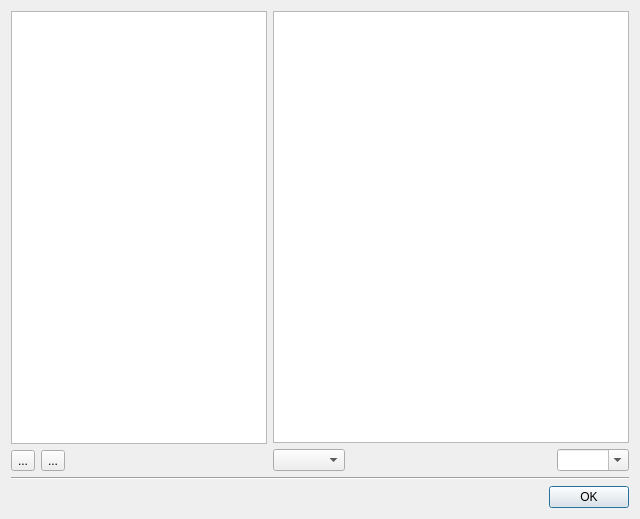
<?xml version="1.0" encoding="UTF-8"?>
<ui version="4.0">
 <class>TileMetaInfoDialog</class>
 <widget class="QDialog" name="TileMetaInfoDialog">
  <property name="geometry">
   <rect>
    <x>0</x>
    <y>0</y>
    <width>640</width>
    <height>519</height>
   </rect>
  </property>
  <property name="windowTitle">
   <string>Tile Meta-Info</string>
  </property>
  <layout class="QGridLayout" name="gridLayout">
   <item row="0" column="0">
    <layout class="QHBoxLayout" name="horizontalLayout_XXX" stretch="0,1">
     <item>
      <layout class="QVBoxLayout" name="tilesetLayout">
       <item>
        <widget class="QListWidget" name="tilesets">
         <property name="sizePolicy">
          <sizepolicy hsizetype="Fixed" vsizetype="Expanding">
           <horstretch>0</horstretch>
           <verstretch>0</verstretch>
          </sizepolicy>
         </property>
        </widget>
       </item>
       <item>
        <layout class="QHBoxLayout" name="horizontalLayout">
         <item>
          <widget class="QToolButton" name="addTileset">
           <property name="toolTip">
            <string>Add tilesets</string>
           </property>
           <property name="text">
            <string>...</string>
           </property>
           <property name="icon">
            <iconset resource="tiled.qrc">
             <normaloff>:/images/16x16/document-new.png</normaloff>:/images/16x16/document-new.png</iconset>
           </property>
          </widget>
         </item>
         <item>
          <widget class="QToolButton" name="removeTileset">
           <property name="toolTip">
            <string>Remove selected tileset</string>
           </property>
           <property name="text">
            <string>...</string>
           </property>
           <property name="icon">
            <iconset resource="tiled.qrc">
             <normaloff>:/images/16x16/edit-delete.png</normaloff>:/images/16x16/edit-delete.png</iconset>
           </property>
          </widget>
         </item>
         <item>
          <spacer name="horizontalSpacer">
           <property name="orientation">
            <enum>Qt::Horizontal</enum>
           </property>
           <property name="sizeHint" stdset="0">
            <size>
             <width>40</width>
             <height>20</height>
            </size>
           </property>
          </spacer>
         </item>
        </layout>
       </item>
      </layout>
     </item>
     <item>
      <layout class="QVBoxLayout" name="tilesLayout">
       <item>
        <widget class="Tiled::Internal::MixedTilesetView" name="tiles"/>
       </item>
       <item>
        <layout class="QHBoxLayout" name="horizontalLayout_3">
         <item>
          <widget class="QComboBox" name="enums"/>
         </item>
         <item>
          <spacer name="horizontalSpacer_2">
           <property name="orientation">
            <enum>Qt::Horizontal</enum>
           </property>
           <property name="sizeHint" stdset="0">
            <size>
             <width>40</width>
             <height>20</height>
            </size>
           </property>
          </spacer>
         </item>
         <item>
          <widget class="QComboBox" name="scaleComboBox">
           <property name="editable">
            <bool>true</bool>
           </property>
          </widget>
         </item>
        </layout>
       </item>
      </layout>
     </item>
    </layout>
   </item>
   <item row="1" column="0">
    <widget class="Line" name="line">
     <property name="orientation">
      <enum>Qt::Horizontal</enum>
     </property>
    </widget>
   </item>
   <item row="2" column="0">
    <layout class="QHBoxLayout" name="horizontalLayout_5">
     <item>
      <layout class="QHBoxLayout" name="undoRedoLayout"/>
     </item>
     <item>
      <widget class="QDialogButtonBox" name="buttonBox">
       <property name="orientation">
        <enum>Qt::Horizontal</enum>
       </property>
       <property name="standardButtons">
        <set>QDialogButtonBox::Ok</set>
       </property>
      </widget>
     </item>
    </layout>
   </item>
  </layout>
 </widget>
 <customwidgets>
  <customwidget>
   <class>Tiled::Internal::MixedTilesetView</class>
   <extends>QTableView</extends>
   <header>BuildingEditor/mixedtilesetview.h</header>
  </customwidget>
 </customwidgets>
 <resources>
  <include location="tiled.qrc"/>
 </resources>
 <connections>
  <connection>
   <sender>buttonBox</sender>
   <signal>accepted()</signal>
   <receiver>TileMetaInfoDialog</receiver>
   <slot>accept()</slot>
   <hints>
    <hint type="sourcelabel">
     <x>248</x>
     <y>254</y>
    </hint>
    <hint type="destinationlabel">
     <x>157</x>
     <y>274</y>
    </hint>
   </hints>
  </connection>
  <connection>
   <sender>buttonBox</sender>
   <signal>rejected()</signal>
   <receiver>TileMetaInfoDialog</receiver>
   <slot>reject()</slot>
   <hints>
    <hint type="sourcelabel">
     <x>316</x>
     <y>260</y>
    </hint>
    <hint type="destinationlabel">
     <x>286</x>
     <y>274</y>
    </hint>
   </hints>
  </connection>
 </connections>
</ui>
